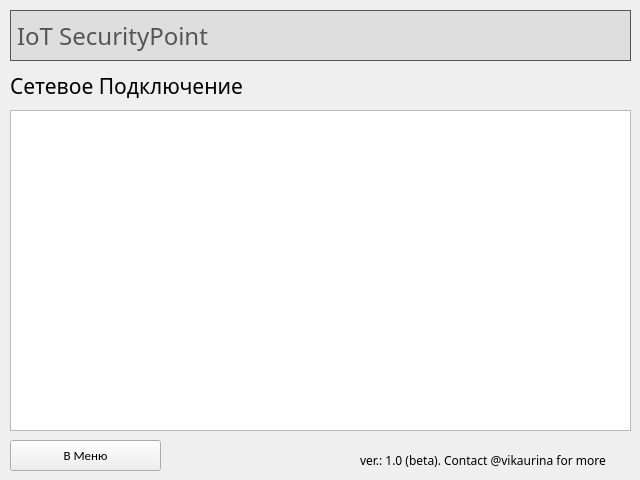
<?xml version="1.0" encoding="UTF-8"?>
<ui version="4.0">
 <class>IoT_SecurityPoint</class>
 <widget class="QMainWindow" name="IoT_SecurityPoint">
  <property name="geometry">
   <rect>
    <x>0</x>
    <y>0</y>
    <width>640</width>
    <height>480</height>
   </rect>
  </property>
  <property name="windowTitle">
   <string>MainWindow</string>
  </property>
  <widget class="QWidget" name="centralwidget">
   <widget class="QListView" name="list_nc">
    <property name="geometry">
     <rect>
      <x>10</x>
      <y>110</y>
      <width>621</width>
      <height>321</height>
     </rect>
    </property>
    <property name="font">
     <font>
      <family>Calibri</family>
      <pointsize>10</pointsize>
     </font>
    </property>
   </widget>
   <widget class="QLabel" name="header_name_nc">
    <property name="geometry">
     <rect>
      <x>10</x>
      <y>60</y>
      <width>621</width>
      <height>51</height>
     </rect>
    </property>
    <property name="font">
     <font>
      <family>Calibri Light</family>
      <pointsize>16</pointsize>
     </font>
    </property>
    <property name="frameShape">
     <enum>QFrame::NoFrame</enum>
    </property>
    <property name="frameShadow">
     <enum>QFrame::Plain</enum>
    </property>
    <property name="text">
     <string>Сетевое Подключение</string>
    </property>
   </widget>
   <widget class="QPushButton" name="btn_back">
    <property name="geometry">
     <rect>
      <x>10</x>
      <y>440</y>
      <width>151</width>
      <height>31</height>
     </rect>
    </property>
    <property name="font">
     <font>
      <family>Calibri</family>
      <pointsize>10</pointsize>
     </font>
    </property>
    <property name="text">
     <string>В Меню</string>
    </property>
   </widget>
   <widget class="QLabel" name="header_name">
    <property name="geometry">
     <rect>
      <x>10</x>
      <y>10</y>
      <width>621</width>
      <height>51</height>
     </rect>
    </property>
    <property name="font">
     <font>
      <family>Calibri Light</family>
      <pointsize>18</pointsize>
     </font>
    </property>
    <property name="styleSheet">
     <string notr="true">color: rgb(85, 85, 85);
border-color: rgb(85, 85, 85);
background-color: rgb(222, 222, 222);</string>
    </property>
    <property name="frameShape">
     <enum>QFrame::Box</enum>
    </property>
    <property name="frameShadow">
     <enum>QFrame::Plain</enum>
    </property>
    <property name="text">
     <string>IoT SecurityPoint</string>
    </property>
   </widget>
   <widget class="QLabel" name="bottom_note">
    <property name="geometry">
     <rect>
      <x>360</x>
      <y>450</y>
      <width>271</width>
      <height>20</height>
     </rect>
    </property>
    <property name="font">
     <font>
      <family>Calibri Light</family>
      <pointsize>9</pointsize>
     </font>
    </property>
    <property name="text">
     <string>ver.: 1.0 (beta). Contact @vikaurina for more</string>
    </property>
   </widget>
  </widget>
 </widget>
 <resources/>
 <connections/>
</ui>
